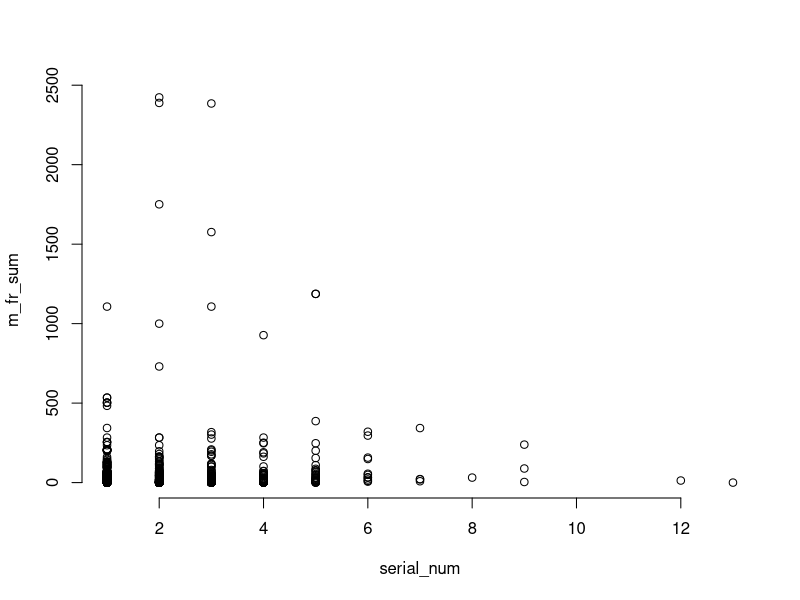
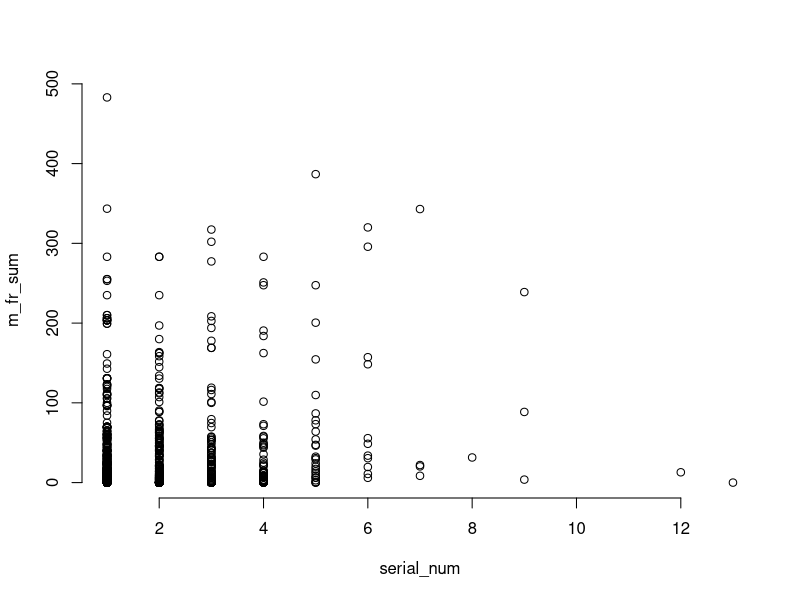

The R script that drew these images, in order:
setwd('/Users/takahashiseiji/Desktop/RStataforReport')
crunchCrossSectionData = read.csv('./copy_cross_section_data.csv')
#round(cor(crunchCrossSectionData), 4)
#              fr_sum serial_num vp_exp_dummy num_comp_exp product_num num_news inv_num cs_dummy biz_dummy master_dummy     age
#fr_sum        1.0000     0.1234       0.1064       0.0178      0.1672   0.6210  0.0901   0.0182   -0.0001       0.0191  0.0097

#normal plot
plot(m_fr_sum~serial_num,data=crunchCrossSectionData,bty='n')
#irregular removed plotting
plot(m_fr_sum~serial_num,data=crunchCrossSectionData,bty='n',subset=m_fr_sum<500)
#crossSectionResult<-lm(
#  m_fr_sum~
#    serial_num+
#    vp_exp_dummy+
#    num_comp_exp+
#    product_num+
#    log_num_news+
#    inv_num+
#    cs_dummy+
#    biz_dummy+
#    master_dummy+
#    age
#  ,data=crunchCrossSectionData)
crossSectionResult<-lm(
  m_fr_sum~
    serial_num+
    vp_exp_dummy+
    num_comp_exp+
    product_num+
    inv_num+
    cs_dummy+
    biz_dummy+
    master_dummy
  ,data=crunchCrossSectionData)

summary(crossSectionResult)